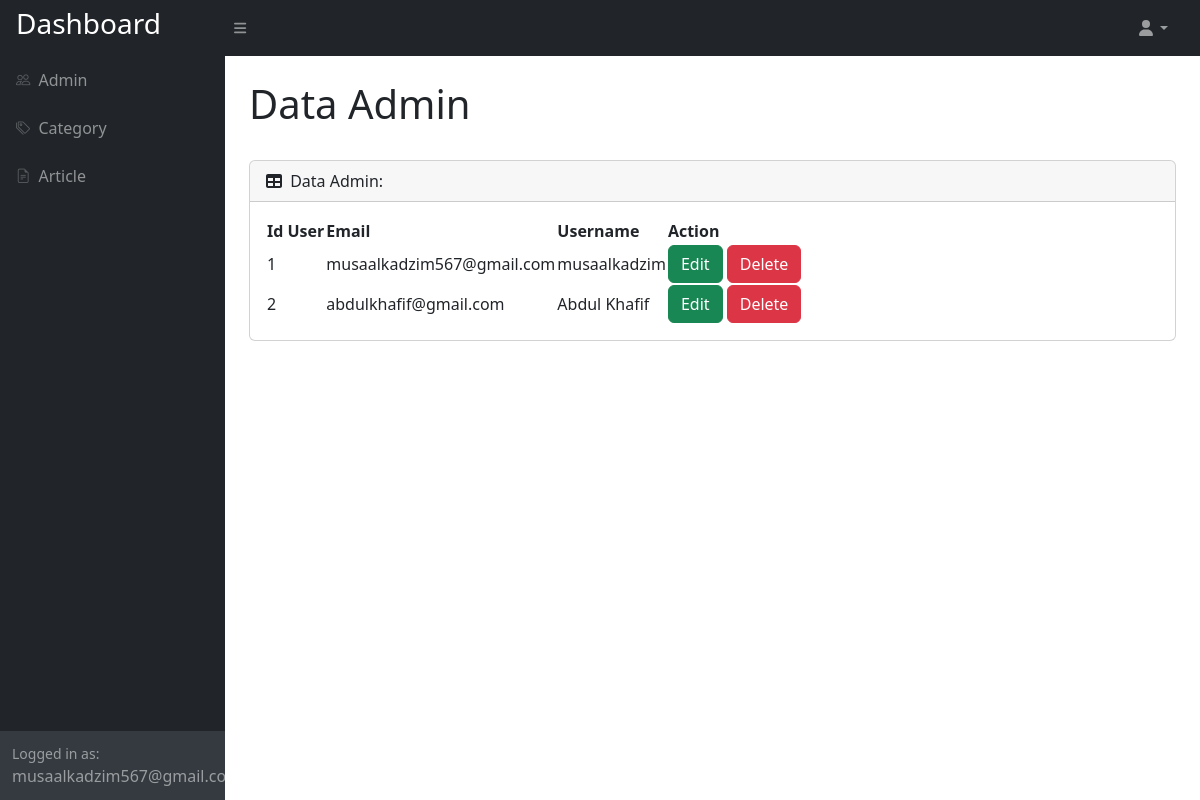
The app's page /AdminController/viewAdmin.php (signed in) with its own data.
### tables this page shows
CREATE TABLE `user` (
  `id_admin` int(11) NOT NULL,
  `username` varchar(50) NOT NULL,
  `password` varchar(255) NOT NULL,
  `email` varchar(100) NOT NULL
);

### AdminController/viewAdmin.php (the view, shortened to what this page needs)
<!DOCTYPE html>
<html lang="en">
<head>
    <link href="https://cdn.jsdelivr.net/npm/simple-datatables@7.1.2/dist/style.min.css" rel="stylesheet" />
    <link href="css/styles.css" rel="stylesheet" />
    <link href="https://cdn.jsdelivr.net/npm/bootstrap-icons/font/bootstrap-icons.css" rel="stylesheet">
</head>
<body class="sb-nav-fixed">
    <nav class="sb-topnav navbar navbar-expand navbar-dark bg-dark">
    <a class="navbar-brand ps-3" href="index.php"><h3>Dashboard</h3></a>
        <button class="btn btn-link btn-sm order-1 order-lg-0 me-4 me-lg-0" id="sidebarToggle" href="#!"><i class="fas fa-bars"></i></button>
        <ul class="navbar-nav ms-auto ms-md-0 me-3 me-lg-4">
            <li class="nav-item dropdown">
                <a class="nav-link dropdown-toggle" id="navbarDropdown" href="#" role="button" data-bs-toggle="dropdown" aria-expanded="false"><i class="fas fa-user fa-fw"></i></a>
            </li>
        </ul>
    </nav>
    <div id="layoutSidenav">
        <div id="layoutSidenav_nav">
            <nav class="sb-sidenav accordion sb-sidenav-dark" id="sidenavAccordion">
                <div class="sb-sidenav-menu">
                    <div class="nav">
                        <a class="nav-link" href="viewAdmin.php">
                            <div class="sb-nav-link-icon"><i class="bi bi-people"></i></div>
                            Admin
                        </a>
                        <a class="nav-link" href="viewCategories.php">
                            <div class="sb-nav-link-icon"><i class="bi bi-tags"></i></div>
                            Category
                        </a>
                        <a class="nav-link" href="viewArticle.php">
                            <div class="sb-nav-link-icon"><i class="bi bi-file-earmark-text"></i></div>
                            Article
                        </a>
                    </div>
                </div>
                <div class="sb-sidenav-footer">
                    <div class="small">Logged in as:</div>
                    <?= $_SESSION['email'] ?>
                </div>
            </nav>
        </div>
        <div id="layoutSidenav_content">
            <main>
                <div class="container-fluid px-4">
                    <h1 class="mt-4">Data Admin</h1>
                    <br>
                    <div class="card mb-4">
                        <div class="card-header">
                            <i class="fas fa-table me-1"></i>
                            Data Admin:
                        </div>
                        <div class="card-body">
                            <table id="datatablesSimple">
                                <thead>
                                    <tr>
                                        <th>Id User</th>
                                        <th>Email</th>
                                        <th>Username</th>
                                        <th>Action</th>
                                    </tr>
                                </thead>
                                <tbody>
                                    <?php
                                    include "../connection.php";
                                    $query = mysqli_query($conn, "SELECT * FROM user ORDER BY id_admin ASC");
                                    $no = 1;
                                    while ($row = mysqli_fetch_array($query)) :
                                    ?>
                                        <tr>
                                            <td><?= $row['id_admin'] ?></td>
                                            <td><?= $row['email'] ?></td>
                                            <td><?= $row['username'] ?></td>
                                            <td>
                                                <a href="#" class="btn btn-success" data-bs-toggle="modal" data-bs-target="#edit<?= $no ?>">Edit</a>
                                                <a href="#" class="btn btn-danger" data-bs-toggle="modal" data-bs-target="#hapus<?= $no ?>">Delete</a>
                                            </td>
                                        </tr>
                                    <?php
                                        $no++;
                                    endwhile;
                                    ?>
                                </tbody>
                            </table>
                        </div>
                    </div>
                </div>
            </main>
</body>
</html>

### records on screen
user: id_admin "1", email "musaalkadzim567@gmail.com", username "musaalkadzim"
user: id_admin "2", email "abdulkhafif@gmail.com", username "Abdul Khafif"

### other values on screen
$_SESSION['email'] "musaalkadzim567@gmail.com"
